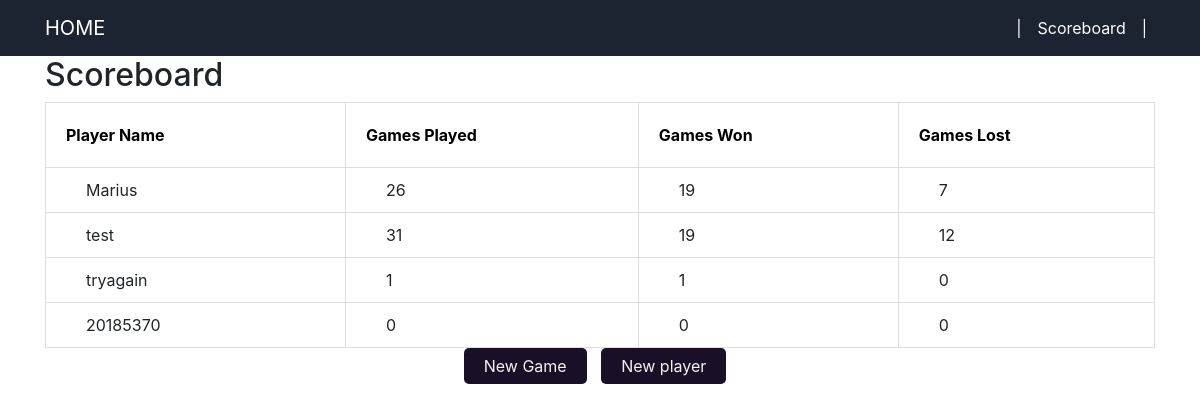
The app's page /scoreboard with its own data.
### app/models/models.py (models this page shows, shortened)
class Player(db.Model, UserMixin):
    __tablename__ = "player"
    id = db.Column(db.Integer, primary_key=True, index=True)
    username = db.Column("username", db.String(20), unique=True, nullable=False)
    name = db.Column("name", db.String(60), nullable=False)
    surname = db.Column("surname", db.String(60), nullable=False)
    password = db.Column("password", db.String(60), nullable=False)
    email = db.Column("email", db.String(120), unique=True, index=True, nullable=False)
    games_won = db.Column(db.Integer, default=0)
    games_played = db.Column(db.Integer, default=0)
    games_lost = db.Column(db.Integer, default=0)
    correct_guess = db.Column(db.Integer, default=0)
    wrong_guess = db.Column(db.Integer, default=0)
    tries = db.Column(db.Integer, default=0)

### app/routes.py (the view)
@app.route("/scoreboard")
def scoreboard():
    players = db_crud.get_all_players()
    players_data = db_crud.get_players_game_data(players)
    sorted_players = sorted(players_data, key=lambda x: x["games_won"], reverse=True)
    return render_template("scoreboard.html", players=sorted_players)

### app/db_crud.py (called while the page is built)
    def get_all_players(self) -> List[Player]:
        try:
            players = Player.query.all()
            logger.info("players have been returned!")
            return players
        except SQLAlchemyError as e:
            error = str(e.__dict__["orig"])
            logger.error(f"An error: '{error}' occured while getting all players!")

    def get_players_game_data(self, players: List[Player]) -> List[Dict[str, int]]:
        try:
            players_data = [
                {
                    "username": player.username,
                    "games_won": player.games_won,
                    "games_played": player.games_played,
                    "games_lost": player.games_lost,
                }
                for player in players
            ]
            logger.info(" Players game data have been returned successfully!")
            return players_data
        except SQLAlchemyError as e:
            error = str(e.__dict__["orig"])
            logger.error(
                f"An error: '{error}' occured while trying to get players data!"
            )

### app/templates/scoreboard.html
{% extends "base.html" %}
{% block content %}
<div class="centered-container">
    <h2>Scoreboard</h2>
    <table>
        <thead>
            <tr>
                <th>Player Name</th>
                <th>Games Played</th>
                <th>Games Won</th>
                <th>Games Lost</th>
            </tr>
        </thead>
        <tbody>
            {% for player in players %}
            <tr>
                <td>{{ player.username }}</td>
                <td>{{ player.games_played }}</td>
                <td>{{ player.games_won }}</td>
                <td>{{ player.games_lost }}</td>
            </tr>
            {% endfor %}
        </tbody>
    </table>
    <div style="text-align:center;">
    <a href="{{ url_for('start_game') }}"class="button">New Game</a>
    <a href="{{ url_for('register') }}" class="button">New player</a>
    </div>
</div>
{% endblock %}

### app/templates/base.html (shortened to what this page needs)
<!DOCTYPE html>
<html lang="en">
<head>
    <link rel="stylesheet" type="text/css" href="static/styles.css" />
    <link rel="stylesheet" href="https://stackpath.bootstrapcdn.com/bootstrap/4.1.3/css/bootstrap.min.css"
>
</head>
<body>
    <div class="content-wrapper">
        <nav class="navbar navbar-expand-lg static-top text-white" style="background-color: #1c2331">
            <div class="container">
                {% if current_user.is_authenticated %}
                <a class="navbar-brand ms-auto text-white" href="/home">HOME</a>
                {% else %}
                <a class="navbar-brand ms-auto text-white" href="/">HOME</a>
                {% endif %}
                <div class="collapse navbar-collapse" id="navbarResponsive">
                    <ul class="navbar-nav ml-auto">
                        {% if current_user.is_authenticated %}
                        <li class="nav-item">
                            <a class="nav-link">|</a>
                        </li>
                        <li class="nav-item">
                            <a class="nav-link text-white" href="/scoreboard">Scoreboard</a>
                        </li>
                        <li class="nav-item">
                            <a class="nav-link text-white" href="/logout">Logout</a>
                        </li>
                        {% else %}
                        <li class="nav-item">
                            <a class="nav-link">|</a>
                        </li>
                        <li class="nav-item">
                            <a class="nav-link text-white" href="/scoreboard">Scoreboard</a>
                        </li>
                        {% endif %}
                        <li class="nav-item">
                            <a class="nav-link text-white">|</a>
                        </li>
                    </ul>
                </div>
            </div>
        </nav>
        <div class="container">
            {% block content %}
            {% endblock %}
        </div>
    </div>
</body>
</html>

### app/static/styles.css (style rules this page uses)
body { margin: 0; display: flex; flex-direction: column; min-height: 100vh; }
.button { display: inline-block; background-color: #191027; color: rgb(243, 242, 242); padding: 6px 20px; text-decoration: none; border-radius: 5px; font-size: 16px; margin-right: 10px; transition: background-color 0.3s; }
table { margin-left: auto; margin-right: auto; width: 100%; background: #fff; border: 1px solid #dedede; }
table thead tr th { margin-left: auto; margin-right: auto; padding: 20px; border: 1px solid #dedede; color: #000; }
table tr td { margin-left: auto; margin-right: auto; padding: 10px 20px; border: 1px solid #dedede; }
table tr td { padding: 10px 40px; border: 1px solid #dedede; }

### records on screen
Player: username "Marius", games_played "26", games_won "19", games_lost "7"
Player: username "test", games_played "31", games_won "19", games_lost "12"
Player: username "tryagain", games_played "1", games_won "1", games_lost "0"
Player: username "20185370", games_played "0", games_won "0", games_lost "0"
